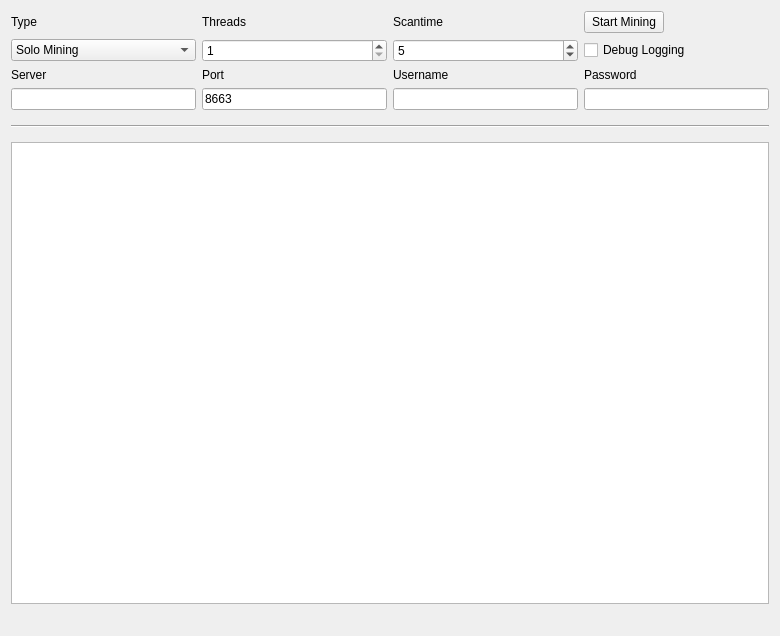
<?xml version="1.0" encoding="UTF-8"?>
<ui version="4.0">
 <class>MiningPage</class>
 <widget class="QWidget" name="MiningPage">
  <property name="geometry">
   <rect>
    <x>0</x>
    <y>0</y>
    <width>780</width>
    <height>636</height>
   </rect>
  </property>
  <property name="windowTitle">
   <string>Mining</string>
  </property>
  <layout class="QGridLayout" name="gridLayout">
   <property name="sizeConstraint">
    <enum>QLayout::SetMaximumSize</enum>
   </property>
   <item row="7" column="1">
    <widget class="QLineEdit" name="serverLine">
     <property name="enabled">
      <bool>true</bool>
     </property>
    </widget>
   </item>
   <item row="6" column="3">
    <widget class="QLabel" name="usernameLabel">
     <property name="enabled">
      <bool>true</bool>
     </property>
     <property name="text">
      <string>Username</string>
     </property>
    </widget>
   </item>
   <item row="6" column="1">
    <widget class="QLabel" name="serverLabel">
     <property name="enabled">
      <bool>true</bool>
     </property>
     <property name="text">
      <string>Server</string>
     </property>
    </widget>
   </item>
   <item row="7" column="3">
    <widget class="QLineEdit" name="usernameLine">
     <property name="enabled">
      <bool>true</bool>
     </property>
     <property name="text">
      <string/>
     </property>
    </widget>
   </item>
   <item row="6" column="4">
    <widget class="QLabel" name="passwordLabel">
     <property name="enabled">
      <bool>true</bool>
     </property>
     <property name="text">
      <string>Password</string>
     </property>
    </widget>
   </item>
   <item row="6" column="2">
    <widget class="QLabel" name="portLabel">
     <property name="enabled">
      <bool>true</bool>
     </property>
     <property name="text">
      <string>Port</string>
     </property>
    </widget>
   </item>
   <item row="3" column="4">
    <widget class="QPushButton" name="startButton">
     <property name="sizePolicy">
      <sizepolicy hsizetype="Fixed" vsizetype="Fixed">
       <horstretch>0</horstretch>
       <verstretch>0</verstretch>
      </sizepolicy>
     </property>
     <property name="text">
      <string>Start Mining</string>
     </property>
    </widget>
   </item>
   <item row="8" column="1" colspan="4">
    <widget class="Line" name="line">
     <property name="sizePolicy">
      <sizepolicy hsizetype="Minimum" vsizetype="Fixed">
       <horstretch>0</horstretch>
       <verstretch>0</verstretch>
      </sizepolicy>
     </property>
     <property name="minimumSize">
      <size>
       <width>0</width>
       <height>20</height>
      </size>
     </property>
     <property name="orientation">
      <enum>Qt::Horizontal</enum>
     </property>
    </widget>
   </item>
   <item row="13" column="1" colspan="4">
    <widget class="QListWidget" name="list">
     <property name="autoScrollMargin">
      <number>100000</number>
     </property>
     <property name="dragDropMode">
      <enum>QAbstractItemView::DragOnly</enum>
     </property>
     <property name="selectionMode">
      <enum>QAbstractItemView::NoSelection</enum>
     </property>
     <property name="movement">
      <enum>QListView::Snap</enum>
     </property>
     <property name="batchSize">
      <number>10</number>
     </property>
    </widget>
   </item>
   <item row="14" column="1" colspan="2">
    <widget class="QLabel" name="shareCount">
     <property name="font">
      <font>
       <pointsize>10</pointsize>
       <weight>75</weight>
       <bold>true</bold>
      </font>
     </property>
     <property name="text">
      <string/>
     </property>
    </widget>
   </item>
   <item row="3" column="3">
    <widget class="QLabel" name="scantimeLabel">
     <property name="enabled">
      <bool>true</bool>
     </property>
     <property name="layoutDirection">
      <enum>Qt::LeftToRight</enum>
     </property>
     <property name="text">
      <string>Scantime</string>
     </property>
    </widget>
   </item>
   <item row="3" column="2">
    <widget class="QLabel" name="threadsLabel">
     <property name="enabled">
      <bool>true</bool>
     </property>
     <property name="text">
      <string>Threads</string>
     </property>
    </widget>
   </item>
   <item row="4" column="4">
    <widget class="QCheckBox" name="debugCheckBox">
     <property name="text">
      <string>Debug Logging</string>
     </property>
    </widget>
   </item>
   <item row="3" column="1">
    <widget class="QLabel" name="typeLabel">
     <property name="text">
      <string>Type</string>
     </property>
    </widget>
   </item>
   <item row="4" column="2">
    <widget class="QSpinBox" name="threadsBox">
     <property name="enabled">
      <bool>true</bool>
     </property>
     <property name="minimum">
      <number>1</number>
     </property>
     <property name="maximum">
      <number>99</number>
     </property>
     <property name="singleStep">
      <number>1</number>
     </property>
    </widget>
   </item>
   <item row="4" column="1">
    <widget class="QComboBox" name="typeBox">
     <property name="editable">
      <bool>false</bool>
     </property>
     <property name="currentIndex">
      <number>0</number>
     </property>
     <item>
      <property name="text">
       <string>Solo Mining</string>
      </property>
     </item>
     <item>
      <property name="text">
       <string>Pool Mining</string>
      </property>
     </item>
    </widget>
   </item>
   <item row="4" column="3">
    <widget class="QSpinBox" name="scantimeBox">
     <property name="enabled">
      <bool>true</bool>
     </property>
     <property name="minimum">
      <number>1</number>
     </property>
     <property name="value">
      <number>5</number>
     </property>
    </widget>
   </item>
   <item row="7" column="2">
    <widget class="QLineEdit" name="portLine">
     <property name="enabled">
      <bool>true</bool>
     </property>
     <property name="text">
      <string>8663</string>
     </property>
     <property name="value" stdset="0">
      <number>8663</number>
     </property>
    </widget>
   </item>
   <item row="7" column="4">
    <widget class="QLineEdit" name="passwordLine">
     <property name="enabled">
      <bool>true</bool>
     </property>
    </widget>
   </item>
   <item row="14" column="3" colspan="2">
    <widget class="QLabel" name="mineSpeedLabel">
     <property name="sizePolicy">
      <sizepolicy hsizetype="Preferred" vsizetype="Preferred">
       <horstretch>0</horstretch>
       <verstretch>0</verstretch>
      </sizepolicy>
     </property>
     <property name="font">
      <font>
       <pointsize>10</pointsize>
       <weight>75</weight>
       <bold>true</bold>
      </font>
     </property>
     <property name="text">
      <string/>
     </property>
     <property name="alignment">
      <set>Qt::AlignRight|Qt::AlignTrailing|Qt::AlignVCenter</set>
     </property>
    </widget>
   </item>
  </layout>
 </widget>
 <layoutdefault spacing="6" margin="11"/>
 <tabstops>
  <tabstop>startButton</tabstop>
  <tabstop>typeBox</tabstop>
  <tabstop>threadsBox</tabstop>
  <tabstop>scantimeBox</tabstop>
  <tabstop>serverLine</tabstop>
  <tabstop>portLine</tabstop>
  <tabstop>usernameLine</tabstop>
  <tabstop>passwordLine</tabstop>
  <tabstop>debugCheckBox</tabstop>
  <tabstop>list</tabstop>
 </tabstops>
 <resources/>
 <connections/>
</ui>
